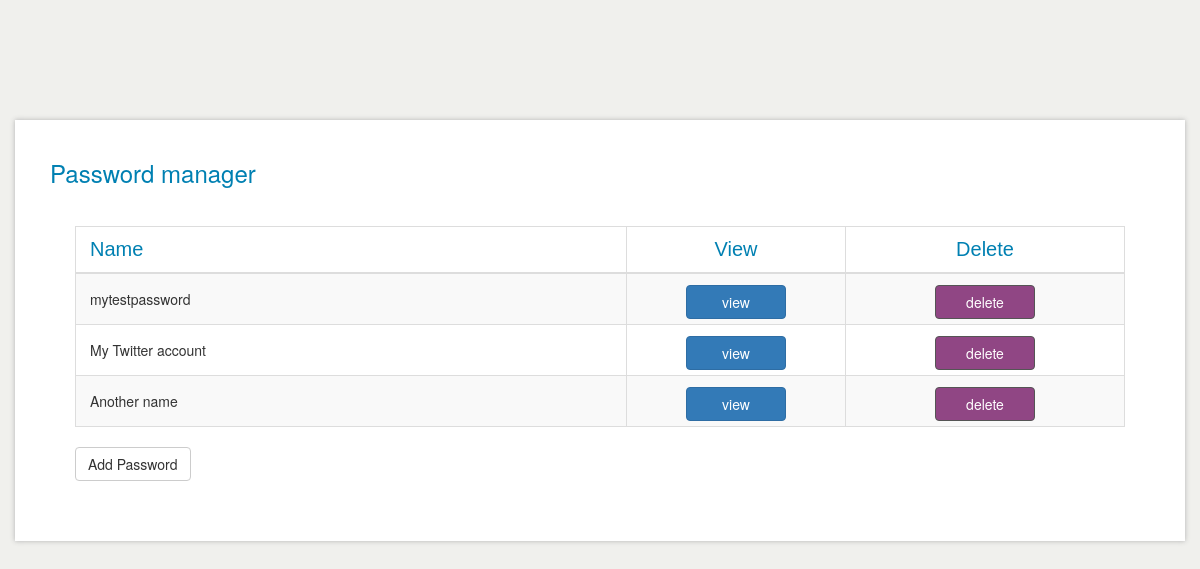
Before: / with the older database file.
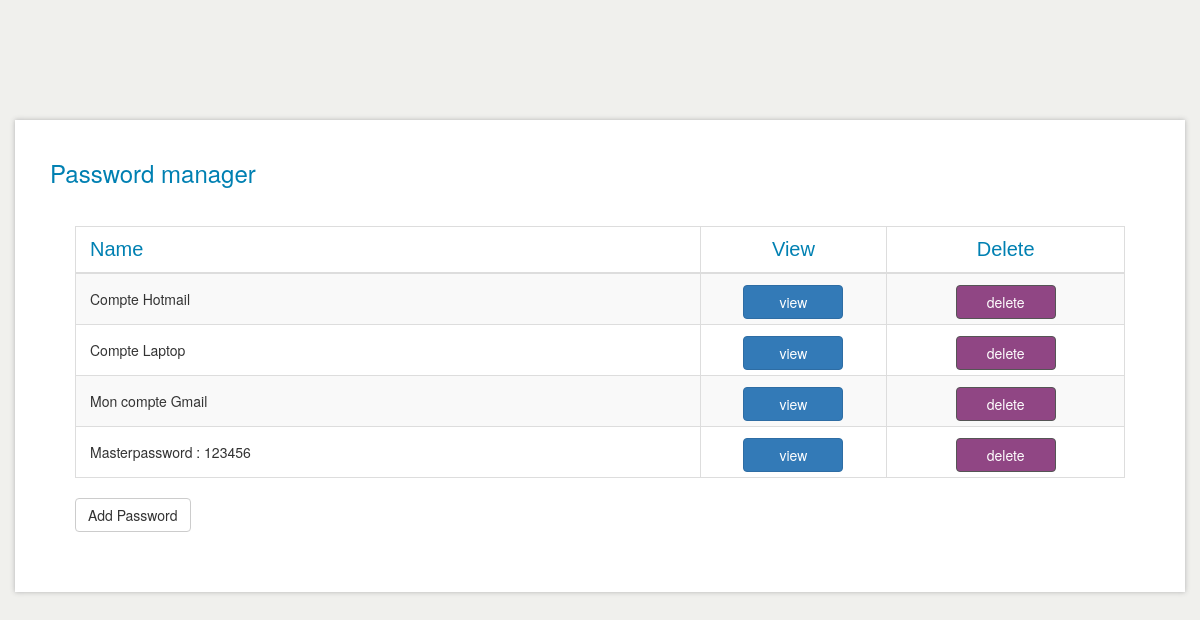
After: the same page with the newer database file.
### tables this page shows
CREATE TABLE `passwords` (
  `password_id` int(11) NOT NULL AUTO_INCREMENT,
  `password_name` varchar(50) NOT NULL,
  `login` varchar(25) NOT NULL,
  `password` varchar(25) NOT NULL,
  `url` varchar(50) NOT NULL,
  `notes` text NOT NULL,
  PRIMARY KEY (`password_id`),
  KEY `password_id` (`password_id`),
  KEY `password_id_2` (`password_id`),
  KEY `url` (`url`),
  KEY `password_id_3` (`password_id`)
);

### controllers/password.controller.php (called while the page is built, shortened)
<?php
class Password extends Controller
{
    function home(){
        $this->sendToView('data', $this->password_model->get_all());
        $this->loadView('list');
    }
}

### index.php (called while the page is built, shortened)
<?php
include 'libs/model.class.php';
include 'libs/controller.class.php';
class Init {
	function start() {
		$url = isset($_GET['url']) ? $_GET['url'] : 'password/home';
		$url = rtrim($url, "/");
		if(!empty($url)) {
			$_url = explode("/",$url);
			$_controller = $_url[0];
			$_method = isset($_url[1]) ? $_url[1]:'';
			$_params = isset($_url[2]) ? $_url[2]:'';
		}
		else {
			$_controller = "password";
			$_method = "home";
			$_params = '';
		}
		$controller = new $_controller;
		if (method_exists($_controller, $_method))
			$controller->{$_method}($_params);
	}
}
$init = new Init();
$init->start();

### libs/model.class.php (called while the page is built, shortened)
<?php
class Model {
    protected $dbh;
	function dbConnect() {
		try {
			$this->dbh = new PDO(DB_TYPE.":host=".DB_HOST.";dbname=".DB_NAME,DB_USER,DB_PASS);
			$this->dbh->setAttribute( PDO::ATTR_ERRMODE, PDO::ERRMODE_WARNING );
		} catch (PDOException $e) {
			echo 'Database connection error';
		}
	}
	function query($query) {
		$this->sth = $this->dbh->prepare($query);
		$this->sth->execute();
		if (strpos($query, 'SELECT') !== false) {
			$result = $this->sth->fetchAll(PDO::FETCH_ASSOC);
			return $result;
		}
		else if (strpos($query, 'INSERT') !== false)
			return $this->dbh->lastInsertID();
	}
}

### models/password_model.php (called while the page is built, shortened)
<?php
class Password_model extends Model {
	function get_all() {
		$results = $this->query("SELECT * FROM passwords");
		return $results;
	}
}

### views/list.php (the view, shortened to what this page needs)
<div class="container">
    <div id="header"><h3>Password manager</h3></div>
    <div id="box">
        <table class="table table-striped table-bordered table-condensed table-hover">
            <thead>
            <tr class="first-row">
                <th><span>Name</span></th>
                <th>View</th>
                <th>Delete</th>
            </tr>
            </thead>
            <tbody>
            <?php for ($i = 0; $i < count($data); $i++): reset($actions); ?>
                <tr>
                <td><span class="passname"><?php echo $data[$i]['password_name'];?></span></td>
                <?php while($action = current($actions)):?>
                    <td class="action"><a class="btn btn-primary <?php echo key($actions); ?>" data-toggle="modal" tohref="<?php echo $action . $data[$i]['password_id']; ?>">
                    <?php echo key($actions); next($actions); ?>
                    </a></td>
                <?php endwhile; ?>
                </tr>
            <?php endfor; ?>
            </tbody>
        </table>
        <a id="addPassword" class="btn btn-default" data-toggle="modal" tohref="<?php echo $create ?>">Add Password</a>
    </div>
</div>

### libs/controller.class.php (shortened to what this page needs)
<?php
class Controller
{
	private $variables;
    function loadView($file, $include_headers = true) {
		extract($this->variables);
		$headerPath = ROOTDIR . '/views/header.php';
		$footerPath = ROOTDIR . '/views/footer.php';
		$viewPath   = ROOTDIR . '/views/' . $file . '.php';
		if ($include_headers)
			if (file_exists($headerPath))
				require($headerPath);
		if (file_exists($viewPath)) require($viewPath);
		if ($include_headers)
			if (file_exists($footerPath))
				require($footerPath);
    }
	function sendToView($name, $value) {
		$this->variables[$name] = $value;
	}
}

### views/header.php (shortened to what this page needs)
<!DOCTYPE html>
<head>
    <link href="views/css/style.css" rel="stylesheet" type="text/css"/>
    <link href="views/css/bootstrap.min.css" rel="stylesheet" type="text/css"/>
</head>
<body>

### views/footer.php (shortened to what this page needs)
</body>
</html>

### views/css/style.css (style rules this page uses)
body { background: none repeat scroll 0 0 #f0f0ed !important; font-size: 14px; height: 100%; line-height: 22px; min-width: 1000px; }
.container { background: none repeat scroll 0 0 #fff; margin-left: auto; margin-right: auto; margin-top: 120px; width: 1000px; box-shadow: 0 0 5px #b1b1b1; }
#header { background: none repeat scroll 0 0 #fff0; padding-top: 20px; padding-bottom: 15px; padding-left: 20px; font-family: "klavika-web","Helvetica Neue",Helvetica,Arial,Geneva,sans-serif !important; font-size: 26px; color: #0080b2; }
#box { width: 1050px; margin: 15px auto 60px; }
table .first-row th { font-size: 20px; line-height: 35px !important; text-align:center; font-family:SourceSansProRegular,Arial,Helvetica,Verdana,sans-serif; font-weight: 500; color: #0080b2; }
table td .passname { margin-left: 9px; }
table .first-row span { float: left; margin-left: 9px; }
table tr .action { text-align:center; }
table .action a { margin-left: -30px; margin-right: -30px; min-width: 100px; }
table .action .delete { background-color: #904684 !important; border-color: #555555 !important; }
table td { line-height: 40px !important; }

Changed rows visible on the page:
removed passwords: password_name "mytestpassword", actions "view", actions "delete"
removed passwords: password_name "My Twitter account", actions "view", actions "delete"
removed passwords: password_name "Another name", actions "view", actions "delete"
added passwords: password_name "Compte Hotmail", actions "view", actions "delete"
added passwords: password_name "Compte Laptop", actions "view", actions "delete"
added passwords: password_name "Mon compte Gmail", actions "view", actions "delete"
added passwords: password_name "Masterpassword : 123456", actions "view", actions "delete"
